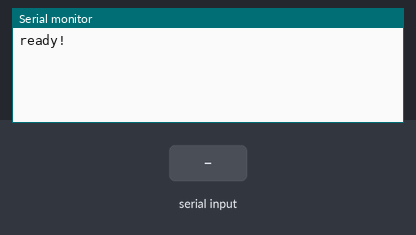
Bench run of a sketch on a simulated Arduino Uno, built with avr-gcc and run on an emulated ATmega328P. Shown: the last lines printed to the serial monitor. Inputs (shaded band) come from the test bench.

Above: at 1.2 s.
1.3 s: "90,45\n" received over Serial
At 3.4 s:
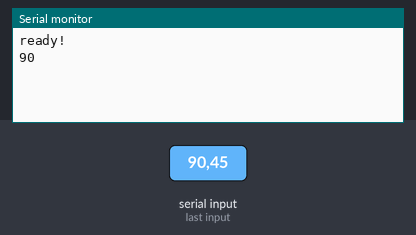
3.8 s: "90,45\n" received over the second serial link
At 5.0 s:
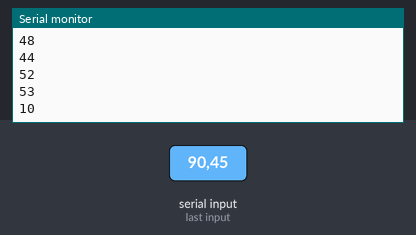
5.3 s: "30,150\n" received over Serial
At 6.61 s:
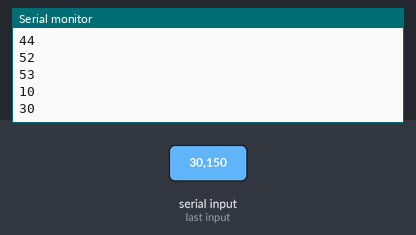
6.8 s: "30,150\n" received over the second serial link
At 7.6 s:
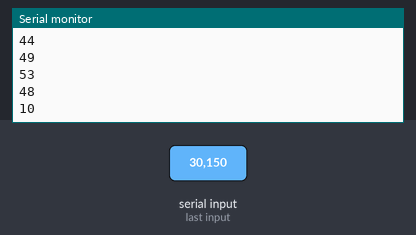
Timing chart, 0 to 9.3 s (numbered marks = the images above; inputs shaded):
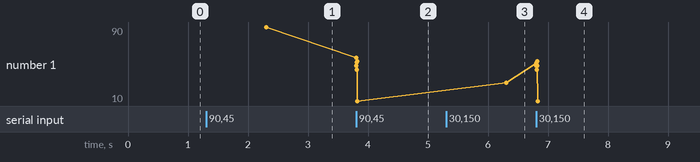

The sketch:

sketch_sep29c.ino
```cpp
#include "SoftwareSerial.h"
SoftwareSerial BT(11,10);
void setup() {
  // put your setup code here, to run once:
  Serial.begin(9600);
  BT.begin(9600);

  Serial.println("ready!");
}

void loop() {
  // put your main code here, to run repeatedly:
  if(BT.available()){
    Serial.println(BT.read());
  }
  if(Serial.available()){
    String res=(Serial.readString());
    int Mode = res.toInt();
    BT.write(Mode);
    Serial.println(Mode);
  }
}
```

Measured:
- after the input at 1.3 s, the serial monitor: prints a new line after 1.0 s (image 1)
- after the input at 3.8 s, the serial monitor: prints a new line at once (image 2)
- after the input at 5.3 s, the serial monitor: prints a new line after 1.0 s (image 3)
- after the input at 6.8 s, the serial monitor: prints a new line at once (image 4)
- plotted number 1: 90 → 10 after the input at 3.8 s, 10 → 30 after the input at 5.3 s
